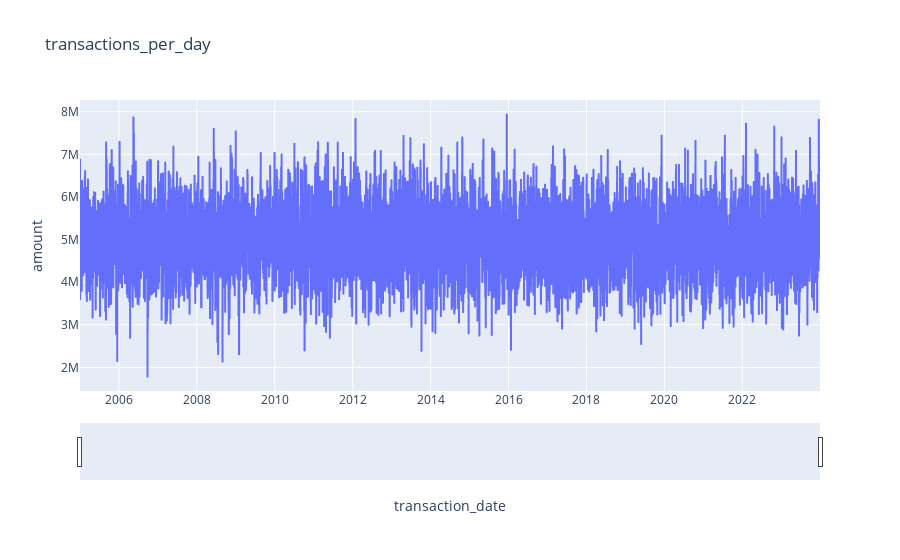

Notebook code for this chart:
### Markdown cell above
Montant de transaction par jour

### Code cell
transactions_per_day = pd.DataFrame(transactions_copy.groupby('transaction_date').amount.aggregate("mean")).reset_index()
fig = px.line(transactions_per_day, x='transaction_date', y='amount', title='transactions_per_day amount')

fig.update_xaxes(rangeslider_visible=True)
fig.show()

### Figure 1 — Plotly figure (JSON) as saved in the notebook; plotly's stock layout.template omitted (floating-point values rounded to 4 significant figures; data arrays with more than 128 entries replaced by an {"elided": "..."} marker saying what was removed)
{"data": [{"hovertemplate": "transaction_date=%{x}<br>amount=%{y}<extra></extra>", "legendgroup": "", "line": {"color": "#636efa", "dash": "solid"}, "marker": {"symbol": "circle"}, "mode": "lines", "name": "", "showlegend": false, "type": "scattergl", "x": {"elided": "6938 str values"}, "xaxis": "x", "y": {"elided": "6938 float values"}, "yaxis": "y"}], "layout": {"legend": {"tracegroupgap": 0}, "title": {"text": "transactions_per_day"}, "xaxis": {"anchor": "y", "domain": [0, 1], "rangeslider": {"visible": true}, "title": {"text": "transaction_date"}}, "yaxis": {"anchor": "x", "domain": [0, 1], "title": {"text": "amount"}}}}
